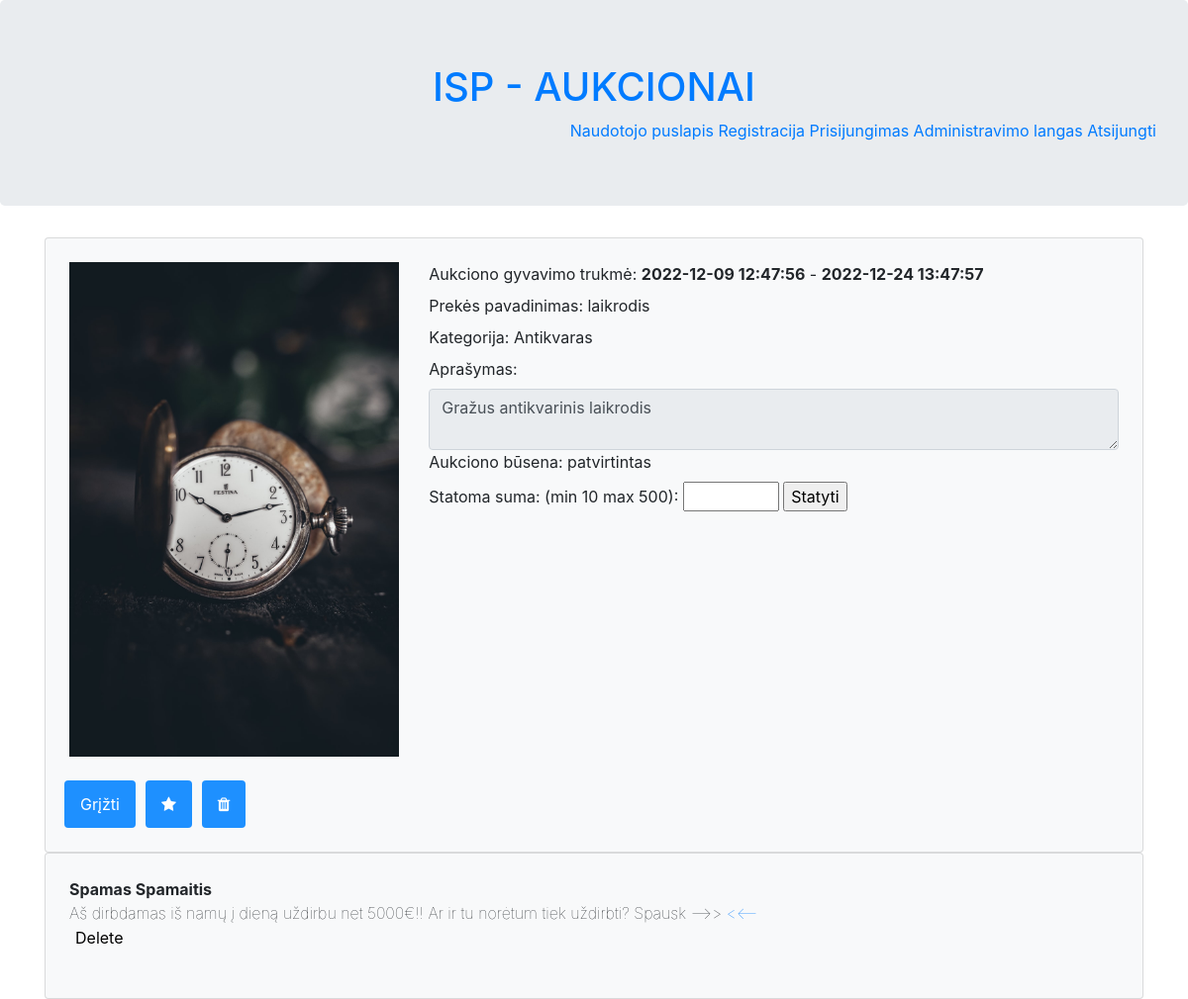
The page /Aukciono_langas.php?id=1 on the database as committed earlier.
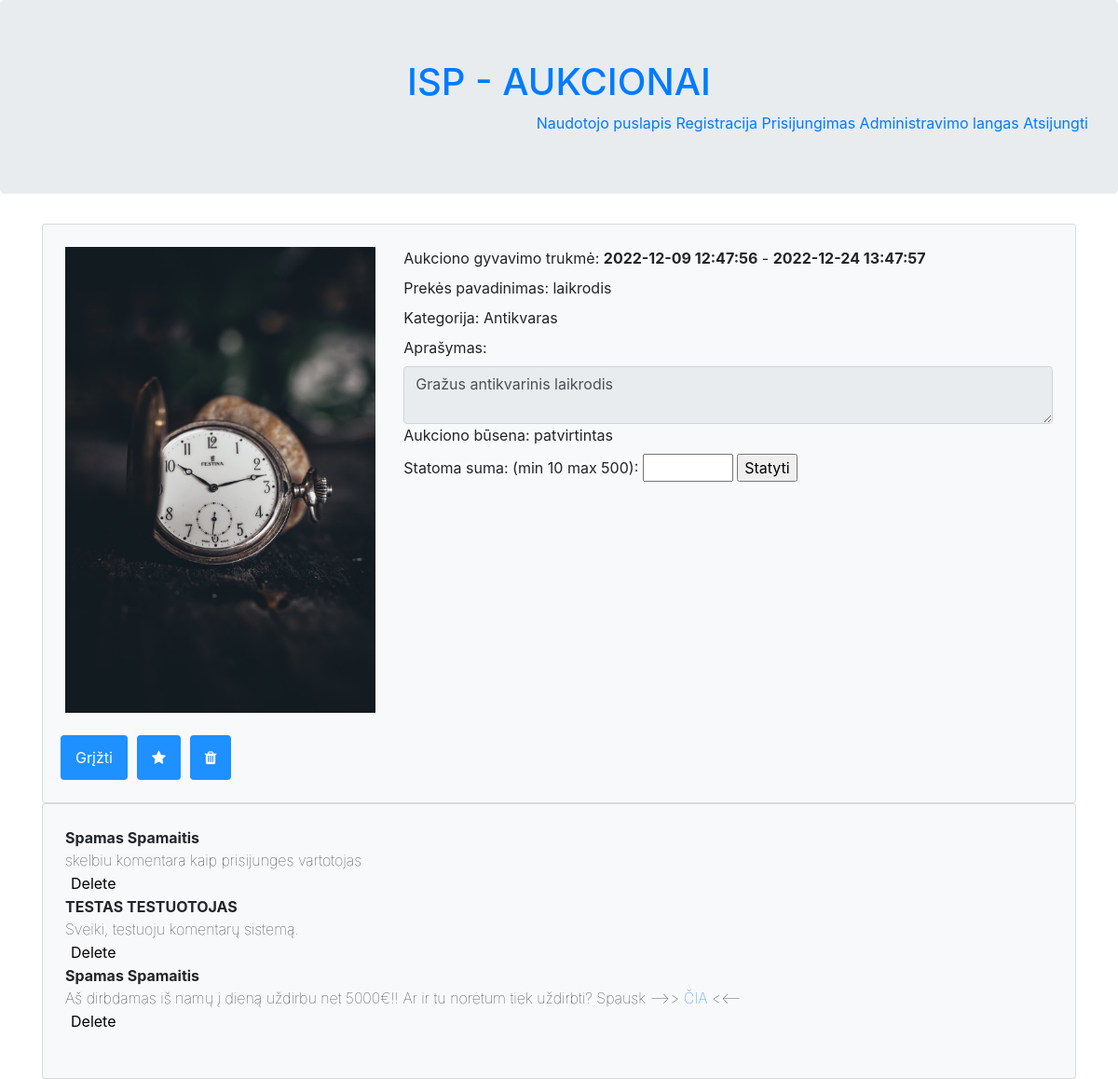
The same page on the database as committed later.
### tables this page shows
CREATE TABLE `aukcionas` (
  `pradzia` datetime NOT NULL,
  `pabaiga` datetime NOT NULL,
  `min` float DEFAULT NULL,
  `max` float DEFAULT NULL,
  `galutine_kaina` float DEFAULT NULL,
  `statusas` int(11) NOT NULL,
  `id_Aukcionas` int(11) NOT NULL,
  `fk_Administratoriusid_Administratorius` int(11) DEFAULT NULL,
  `fk_Vartotojasid_Vartotojas` int(11) DEFAULT NULL,
  `fk_Prekeid_Preke` int(11) NOT NULL
);

CREATE TABLE `nuotrauka` (
  `pavadinimas` varchar(64) NOT NULL,
  `nuoroda` text NOT NULL,
  `formatas` int(11) NOT NULL,
  `id_Nuotrauka` int(11) NOT NULL,
  `fk_Prekeid_Preke` int(11) NOT NULL
);

CREATE TABLE `kategorija` (
  `id_KATEGORIJA` int(11) NOT NULL,
  `name` varchar(12) NOT NULL
);

CREATE TABLE `preke` (
  `aprasymas` varchar(255) NOT NULL,
  `data` datetime NOT NULL DEFAULT current_timestamp(),
  `pavadinimas` varchar(64) NOT NULL,
  `kategorija` int(11) NOT NULL,
  `id_Preke` int(11) NOT NULL,
  `fk_Vartotojasid_Vartotojas` int(11) NOT NULL
);

CREATE TABLE `statusas` (
  `id_STATUSAS` int(11) NOT NULL,
  `name` varchar(14) NOT NULL
);

CREATE TABLE `komentaras` (
  `tekstas` text DEFAULT NULL,
  `laiko_zyme` datetime NOT NULL DEFAULT current_timestamp(),
  `id_Komentaras` int(11) NOT NULL,
  `fk_Aukcionasid_Aukcionas` int(11) NOT NULL,
  `fk_Vartotojasid_Vartotojas` int(11) NOT NULL
);

CREATE TABLE `vartotojas` (
  `vardas` varchar(32) NOT NULL,
  `pavarde` varchar(32) NOT NULL,
  `email` varchar(64) NOT NULL,
  `telefono_nr` varchar(20) DEFAULT NULL,
  `slaptazodis` varchar(32) NOT NULL,
  `likutis` decimal(10,2) NOT NULL,
  `blokuotas` tinyint(1) NOT NULL,
  `lytis` int(11) DEFAULT NULL,
  `id_Vartotojas` int(11) NOT NULL
);

### Aukciono_langas.php (the view, shortened to what this page needs)
<!DOCTYPE html>
<html lang="en">
    <head>
        <link rel="stylesheet" href="https://cdn.jsdelivr.net/npm/bootstrap@4.6.1/dist/css/bootstrap.min.css">
        <link rel="stylesheet" href="https://cdnjs.cloudflare.com/ajax/libs/font-awesome/4.7.0/css/font-awesome.min.css">
      </head>
    <body>
    <?php include("header.php");?>
    <?php
    $db = mysqli_connect(config::DB_SERVER, config::DB_USERNAME, config::DB_PASSWORD, config::DB_NAME);
    $id = $_GET['id'];
    $query = "SELECT *, kategorija.name as name2
              FROM aukcionas
              INNER JOIN preke ON preke.id_Preke=aukcionas.fk_Prekeid_Preke
              INNER JOIN nuotrauka ON nuotrauka.fk_Prekeid_Preke=preke.id_Preke
              INNER JOIN kategorija ON kategorija.id_KATEGORIJA=preke.kategorija
              INNER JOIN statusas ON statusas.id_STATUSAS=aukcionas.statusas
              WHERE aukcionas.id_Aukcionas=".$id;
    $result = mysqli_query($db, $query);
    $result = mysqli_fetch_assoc($result);
    ?>
        <div class="container">
              <div class="col-12 card card-body bg-light p-4">
                <div class="row">
                  <div class="col-4">
                    <img style="max-width:100%; max-height:100%;"src=<?php echo "'".$result['nuoroda']."'";?> alt="Blue toy">
                </div>
                <div class="col-8">
                  <div class="div-group">
                    <label>Aukciono gyvavimo trukmė:</label>
                    <label style="font-weight: bold;"><?php echo $result['pradzia'];?></label>
                    <label> - </label>
                    <label style="font-weight: bold;"><?php echo $result['pabaiga'];?></label>
                  </div>
                  <div class="div-group">
                    <label>Prekės pavadinimas:</label>
                    <label><?php echo $result['pavadinimas'];?></label>
                  </div>
                  <div class="div-group">
                    <label for="kategorija">Kategorija: </label>
                    <label><?php echo $result['name2'];?></label>
                  </div>
                  <div class="div-group">
                    <label for="aprasymas">Aprašymas:</label>
                      <div class="input-group">
                        <textarea readonly placeholder="$aprasymas" id="aprasymas" class="form-control"><?php echo $result['aprasymas'];?></textarea>
                      </div>
                  </div>
                  <div class="div-group">
                    <label for="nuotrauka">Aukciono būsena:</label>
                    <label for="nuotrauka"><?php echo $result['name'];?></label>
                  </div>
                  <form>
                    <label for="quantity">Statoma suma: (min <?php echo $result['min'];?> max <?php echo $result['max'];?>):</label>
                    <input type="number" id="quantity" name="quantity" min="100" max="500">
                    <input type="submit" value="Statyti">
                   </form>
                </div>
            </div>
              <br>
              <div class="row">
                <form>
                  <input style="margin-right:10px; margin-left:10px" type="button" class="btn btn-primary" value="Grįžti" onclick="history.back()">
                 </form>
                 <button style="margin-right:10px" class="btn"><i class="fa fa-star"></i></button>
                 <button class="btn"><i class="fa fa-trash"></i></button>
              </div>
            </div>
            <div class="col-12 card card-body bg-light p-4">
              <?php
              $query = "SELECT * FROM komentaras
                        INNER JOIN vartotojas ON komentaras.fk_Vartotojasid_Vartotojas=vartotojas.id_Vartotojas
                        WHERE fk_Aukcionasid_Aukcionas=" . $id."
                        ORDER BY laiko_zyme desc";
              $result = mysqli_query($db, $query);
              foreach ($result as $row){
                echo "<div class='div-group'>
                <div style='font-weight: bolder;'>".$row['vardas']." ".$row['pavarde']."</div>
                <div style='font-weight: lighter;'>".$row['tekstas']."</div>";
                echo "<button onclick=\"window.location.href='trinti_komentara.php?id=".$row['id_Komentaras']."&back=".$_GET['id']."';\" class='btna'>Delete</button>";
                echo "</div>";
              }
              ?>
              <form method="post" action="skelbti_komentara.php?id=<?php echo $id;?>">
                <br>
              </form>
            </div>
          </div>
    </body>
</html>

### header.php (shortened to what this page needs)
<div class ="jumbotron text-center">
    <a href="PagrindinisPuslapis.php"><h1>ISP - AUKCIONAI</h1></a>
    <div display: flex;
    justify-content: space-between;
    align="right">
        <a href="naudotojoPuslapis.php">Naudotojo puslapis</a>
        <a href="signin.php">Registracija</a>
        <a href="login.php">Prisijungimas</a>
        <a href="adminPage.php">Administravimo langas</a>
        <a href="logout.php">Atsijungti</a>
    </div>
</div>

### Aukciono_langas.php (style rules this page uses)
.btn { background-color: DodgerBlue; border: none; color: white; padding: 12px 16px; font-size: 16px; cursor: pointer; }
.btna { border: none; background-color: inherit; font-size: 16px; cursor: pointer; display: inline-block; }

Rows that differ between the two databases and show on the page:
added komentaras: fk_Vartotojasid_Vartotojas.vardas "Spamas", fk_Vartotojasid_Vartotojas.pavarde "Spamaitis", tekstas "skelbiu komentara kaip prisijunges vartotojas"
added komentaras: fk_Vartotojasid_Vartotojas.vardas "TESTAS", fk_Vartotojasid_Vartotojas.pavarde "TESTUOTOJAS", tekstas "Sveiki, testuoju komentarų sistemą."
changed komentaras: tekstas "Aš dirbdamas iš namų į dieną uždirbu net 5000€!! Ar ir tu norėtum tiek uždirbti? Spausk -->> <<--" → "Aš dirbdamas iš namų į dieną uždirbu net 5000€!! Ar ir tu norėtum tiek uždirbti? Spausk -->> ČIA <<--"
